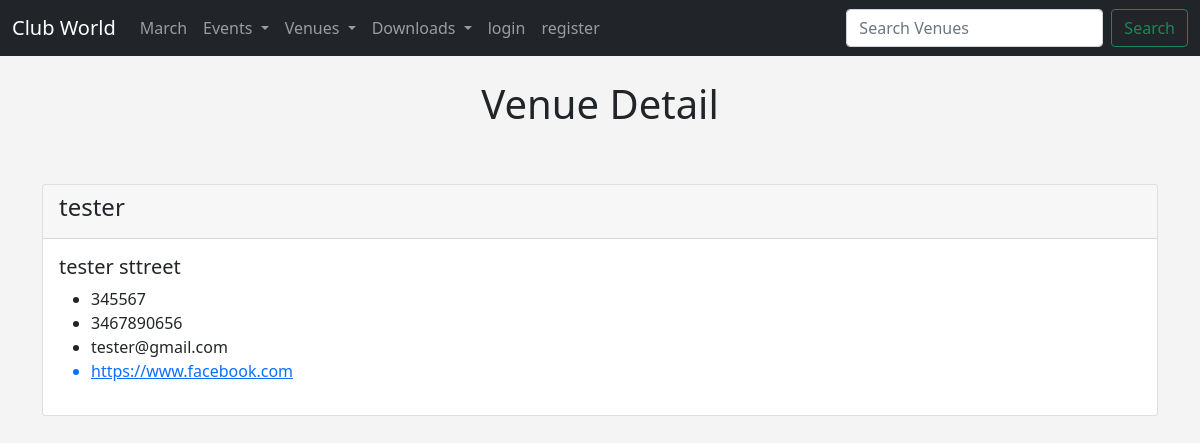
Screenshot of /show_venue/3 with the database file from the repository.
### events/models.py (models this page shows)
class Venue(models.Model):
    name =  models.CharField("Venue Name", max_length=25)
    address =models.CharField(max_length=100)
    zip_code = models.CharField("Zip Code",max_length=6)
    phone = models.CharField("Contact Phone",max_length=10, blank=True)
    web = models.URLField("Website Address", blank=True)
    email_address = models.EmailField("Email Address", blank=True)
    def __str__(self):
        return self.name

### events/views.py (the view)
# urls.py: path("show_venue/<venue_id>", views.show_venue, name="show-venue"),
def show_venue(request, venue_id):
     venue = Venue.objects.get(pk=venue_id)
     return render(request, 'events/show_venue.html', {"venue":venue})

### events/templates/events/show_venue.html
{% extends 'events/base.html' %}
{% block content %}
<center>
<h1> Venue Detail</h1>
</center>
<br><br>
<div class="card">
    <div class="card-header">
       <h4>{{ venue }}</h4>
    </div>
    <div class="card-body">
      <h5 class="card-title">{{venue.address}}</h5>
      <ul>
          <li>{{venue.zip_code}}</li>
          <li>{{venue.phone}}</li>
          <li>{{venue.email_address}}</li>
          <a href="{{venue.web}}"><li>{{venue.web}}</li></a>
      </ul>
    </div>
  </div>
{% endblock%}

### events/templates/events/base.html (style rules this page uses)
body { background: #f4f4f4; }

### rows the page displays
Venue: name "tester", address "tester sttreet", zip_code "345567", phone "3467890656", email_address "tester@gmail.com", web "https://www.facebook.com"
